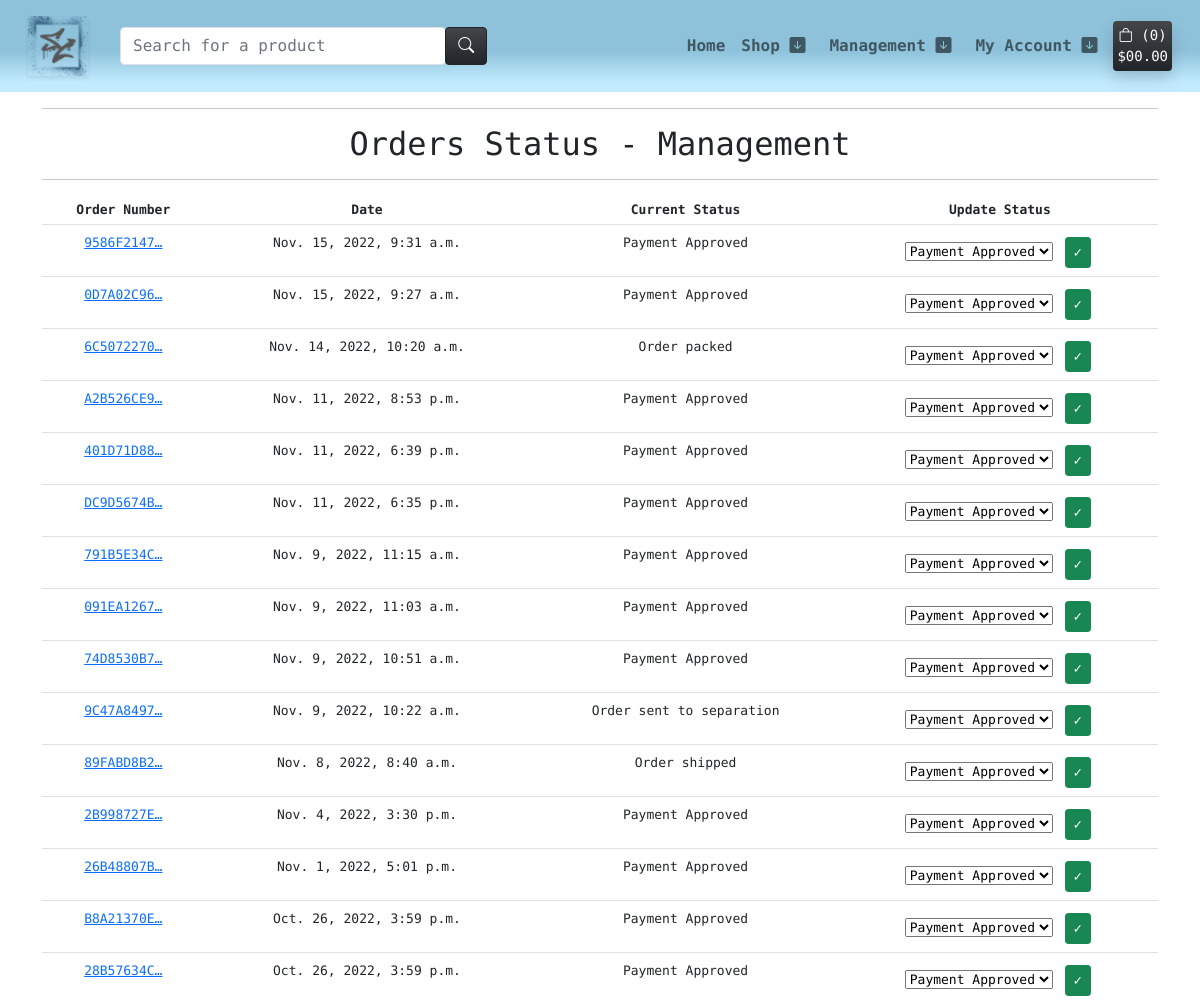
Before: /management/orders-status/ (signed in, upper part) with the older database file.
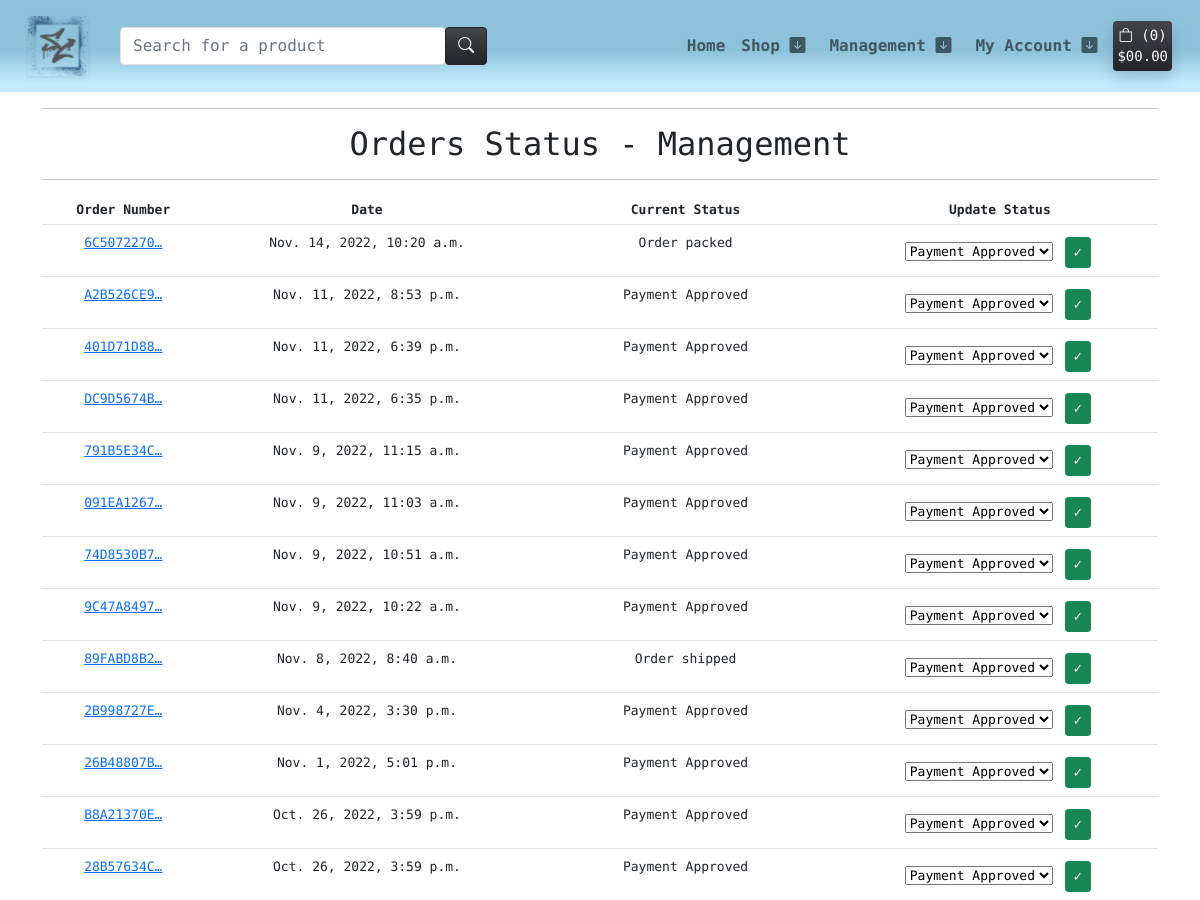
After: the same page with the newer database file.
### checkout/models.py (models this page shows, shortened)
class Order(models.Model):
    order_number = models.CharField(max_length=32, null=False, editable=False)
    user_profile = models.ForeignKey(UserProfile, on_delete=models.SET_NULL,
                                     null=True, blank=True, related_name='orders')
    full_name = models.CharField(max_length=50, null=False, blank=False)
    email = models.EmailField(max_length=254, null=False, blank=False)
    phone_number = models.CharField(max_length=20, null=False, blank=False)
    country = CountryField(blank_label='Country *', null=False, blank=False)
    postcode = models.CharField(max_length=20, null=True, blank=True)
    town_or_city = models.CharField(max_length=40, null=False, blank=False)
    street_address1 = models.CharField(max_length=80, null=False, blank=False)
    street_address2 = models.CharField(max_length=80, null=True, blank=True)
    county = models.CharField(max_length=80, null=True, blank=True)
    date = models.DateTimeField(auto_now_add=True)
    valid_coupon = models.CharField(max_length=25, null=True, blank=True)
    discount_total = models.DecimalField(max_digits=6, decimal_places=2, null=False, default=0)
    delivery_cost = models.DecimalField(max_digits=6, decimal_places=2, null=False, default=0)
    order_total = models.DecimalField(max_digits=10, decimal_places=2, null=False, default=0)
    grand_total = models.DecimalField(max_digits=10, decimal_places=2, null=False, default=0)
    original_bag = models.TextField(null=False, blank=False, default='')
    stripe_pid = models.CharField(max_length=254, null=False, blank=False, default='')
    STATUS_A = 'Payment Approved'
    STATUS_ONE = 'Order printed'
    STATUS_TWO = 'Order picked'
    STATUS_THREE = 'Order packed'
    STATUS_FOUR = 'Order shipped'
    STATUS_FIVE = 'Order delivered'
    ORDER_STATUS = [
        (STATUS_A, 'Payment Approved'),
        (STATUS_ONE, 'Order printed'),
        (STATUS_TWO, 'Order picked'),
        (STATUS_THREE, 'Order packed'),
        (STATUS_FOUR, 'Order shipped'),
        (STATUS_FIVE, 'Order delivered')
        ]
    status = models.CharField(
        max_length=25,
        choices=ORDER_STATUS,
        blank=False, default=STATUS_A
        )

### management/views.py (the view)
# urls.py: path('orders-status/', views.orders_status, name='orders_status'),
@login_required
def orders_status(request):
    orders = Order.objects.all().order_by("-date")
    form = OrderStatusForm()
    if not request.user.is_superuser:
        messages.error(request, 'Sorry, only store owners can view this page.')
        return redirect(reverse('home'))
    context = {
        'orders': orders,
        'form': form,
    }
    return render(request, 'management/admin_status.html', context)

### management/forms.py
class OrderStatusForm(forms.ModelForm):
    class Meta:
        model = Order
        fields = [
            'status'
        ]

### templates/management/admin_status.html (shortened to what this page needs)
{% extends "base.html" %}
{% load i18n %}
{% block content %}
<div class="container text-center">
    <hr>
    <h2 class="m-2">Orders Status - Management</h2>
    <hr>
</div>
{% load account %}
<div class="container text-center">
    <div class="row">
        <div class="col table-responsive">
            <table class="table table-sm table-borderless" style="font-size: 13px;">
                <thead>
                    <tr class="border-bottom">
                        <th>Order Number</th>
                        <th>Date</th>
                        <th>Current Status</th>
                        <th>Update Status</th>
                    </tr>
                </thead>
                <tbody>
                    {% for order in orders %}
                        <tr class="border-bottom">
                            <td class="pt-2">
                                <a href="{% url 'order_details' order.order_number %}"
                                title="{{ order.order_number }}">
                                    {{ order.order_number|truncatechars:10 }}
                                </a>
                            </td>
                            <td class="pt-2">{{ order.date }}</td>
                            <td class="pt-2">{{ order.status }}</td>
                            <td class="pt-2">
                                <form method="POST" action="{% url 'update_status' order.pk %}">
                                    {% for field in form %}
                                        {{ field }}
                                    {% endfor %}
                                    <input class="btn btn-sm btn-success m-1" type="submit" value="&#x2713">
                                </form>
                            </td>
                        </tr>
                    {% endfor %}
                </tbody>
            </table>
        </div>
    </div>
</div>
{%endblock%}

Changed rows visible on the page:
removed Order: order_number "9586F2147…", date "Nov. 15, 2022, 9:31 a.m.", status "Payment Approved"
removed Order: order_number "0D7A02C96…", date "Nov. 15, 2022, 9:27 a.m.", status "Payment Approved"
changed Order "Nov. 9, 2022, 10:22 a.m.": status "Order sent to separation" → "Payment Approved"
